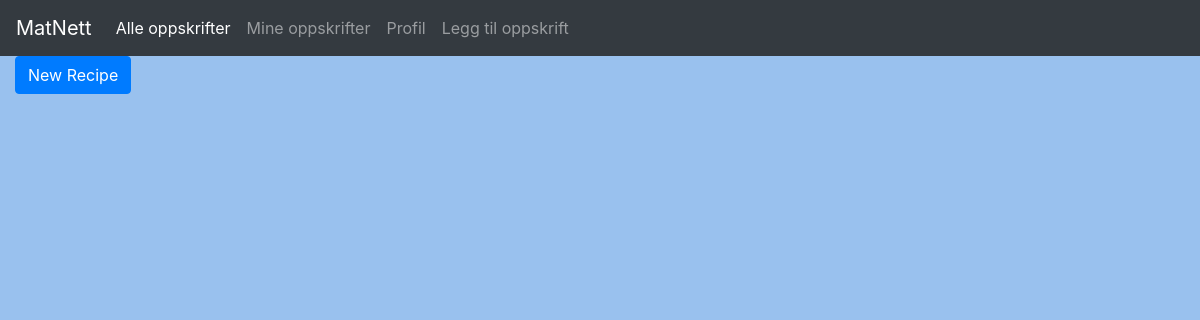
Before: / with the older database file.
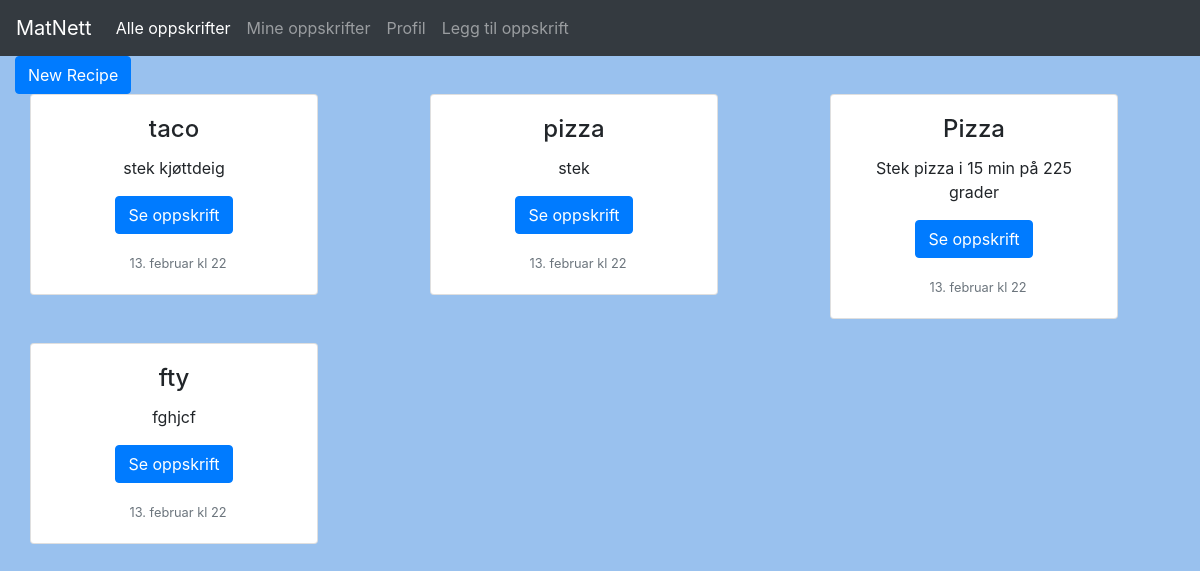
After: the same page with the newer database file.
### matapp/models.py (models this page shows, shortened)
class Recipe(models.Model):
    title = models.CharField(max_length=200, null=True)
    description = models.TextField()
    ingredients = models.TextField()

### matapp/views.py (the view)
# urls.py: path('', views.browse),
def browse(request):
    recipe = Recipe.objects.all()
    return render(request, 'matapp/browse.html', {'recipe': recipe})

### matapp/templates/matapp/browse.html (shortened to what this page needs)
{% extends 'matapp/main.html' %}
{% block content %}
 {% include 'matapp/recipes.html' %}
{% endblock %}

### matapp/templates/matapp/main.html (shortened to what this page needs)
{% load static %}
<!DOCTYPE html>
<html lang="en">
<head>
    <link rel="stylesheet" href="https://stackpath.bootstrapcdn.com/bootstrap/4.3.1/css/bootstrap.min.css"
>
    <link rel="stylesheet" type="text/css" href="{% static '/css/main.css' %}">
</head>
<body>
    {% include 'matapp/navbar.html' %}
    <div class="container-fluid">
        {% block content %}
        {% endblock %}
    </div>
</body>
</html>

### matapp/templates/matapp/navbar.html (shortened to what this page needs)
{% load static %}
<nav class="navbar navbar-expand-lg navbar-dark bg-dark">
    <a class="navbar-brand" href="#">MatNett</a>
    <div class="collapse navbar-collapse" id="navbarNav">
      <ul class="navbar-nav">
        <li class="nav-item active">
          <a class="nav-link" href="http://127.0.0.1:8000/">Alle oppskrifter</a>
        </li>
        <li class="nav-item">
            <a class="nav-link" href="http://127.0.0.1:8000/myrecipes">Mine oppskrifter</a>
          </li>
        <li class="nav-item">
          <a class="nav-link" href="http://127.0.0.1:8000/profile/">Profil</a>
        </li>
        <li class="nav-item">
          <a class="nav-link" href="http://127.0.0.1:8000/addRecipe/">Legg til oppskrift</a>
        </li>
      </ul>
    </div>
  </nav>

### matapp/templates/matapp/recipes.html (shortened to what this page needs)
{% load static %}
<a class="btn btn-primary" href="{% url 'addRecipe' %}">New Recipe</a>
<br>
<div class="row" >
    {% for i in recipe %}
        <div class="col">
            <div class="col-md">
                <div class="card text-center text-black mb-4" style="width: 18rem;" id="total-delivered">
                    <div class="card-body">
                        <h4 class="card-title">{{i.title}}</h4>
                        <p class="card-text">{{i.description}}</p>
                        <a class="btn btn-primary" href="{% url 'recipe' i.id %}">Se oppskrift</a>
                        <div class="article-metadata">
                            <small class="text-muted">13. februar kl 22</small>
                        </div>
                    </div>
                </div>
            </div>
        </div>
    {% endfor %}
</div>

### matapp/templates/matapp/browse.html (style rules this page uses)
body { background-color: rgb(153, 193, 238); }

Changed rows visible on the page:
added Recipe: title "taco", description "stek kjøttdeig"
added Recipe: title "pizza", description "stek"
added Recipe: title "Pizza", description "Stek pizza i 15 min på 225 grader"
added Recipe: title "fty", description "fghjcf"
